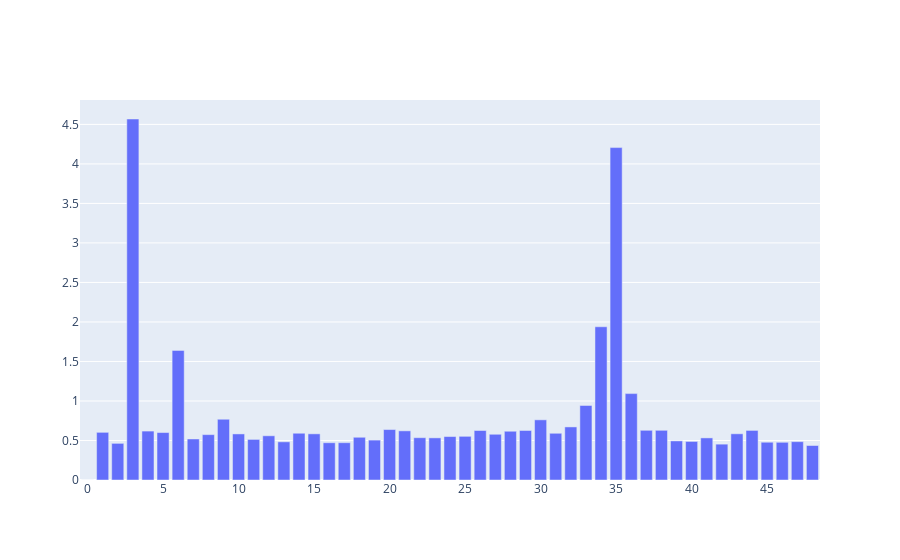

Notebook cell for this chart:
### Code cell
import torch.fft as fft
embed = model.token_embedding.weight.data
f = fft.fft(embed, dim =0,norm = "ortho")
print(f.shape)

def plot_freqs(f):

    import plotly.graph_objects as go

    fig = go.Figure()
    magnitudes = []
    base_magnitude = torch.norm(f[0]).item()
    total_freqs = (f.shape[0])
    total_freqs//=2

    
    for freq in range(total_freqs):
        channel_values = f[freq]
        channel_values -= f[0] # DC component
        magnitude = torch.norm(channel_values).item()
        magnitudes.append(magnitude)


    fig.add_trace(go.Bar(x=list(range(total_freqs)), y=magnitudes, name='FFT Magnitudes'))

    fig.show()

plot_freqs(f)

### Figure 1 — Plotly figure (JSON) as saved in the notebook; plotly's stock layout.template omitted (floating-point values rounded to 4 significant figures)
{"data": [{"name": "FFT Magnitudes", "type": "bar", "x": [0, 1, 2, 3, 4, 5, 6, 7, 8, 9, 10, 11, 12, 13, 14, 15, 16, 17, 18, 19, 20, 21, 22, 23, 24, 25, 26, 27, 28, 29, 30, 31, 32, 33, 34, 35, 36, 37, 38, 39, 40, 41, 42, 43, 44, 45, 46, 47, 48], "y": [0, 0.6031, 0.4637, 4.568, 0.619, 0.6003, 1.64, 0.519, 0.5741, 0.7687, 0.5831, 0.5137, 0.5594, 0.483, 0.5918, 0.5843, 0.4716, 0.4722, 0.5407, 0.505, 0.6383, 0.6219, 0.5353, 0.5332, 0.5497, 0.5527, 0.6264, 0.5786, 0.617, 0.6266, 0.7615, 0.5912, 0.6717, 0.9432, 1.939, 4.207, 1.093, 0.6289, 0.6289, 0.4947, 0.488, 0.5328, 0.4537, 0.5848, 0.6276, 0.4779, 0.4772, 0.4851, 0.4364]}], "layout": {}}
